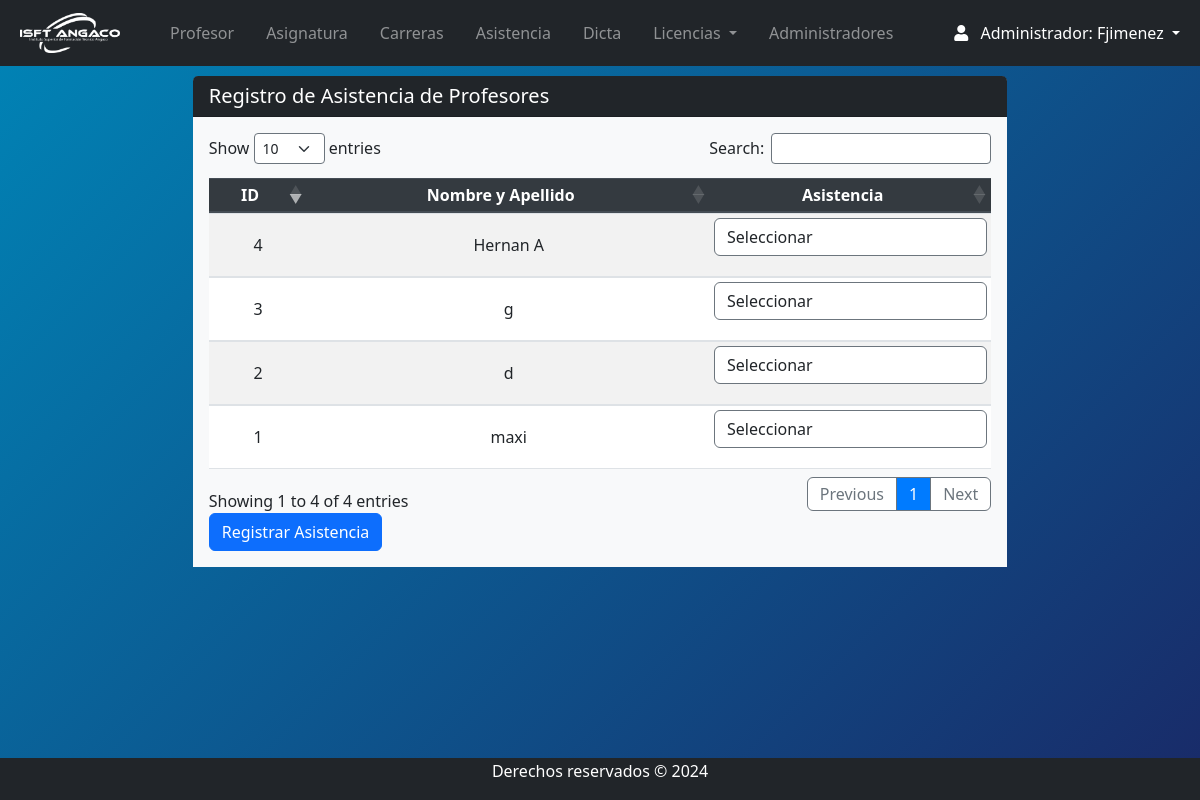
The page /Views/admin/asistencia_crea.php (signed in) on the database its author committed.
### tables this page shows
CREATE TABLE `profesores` (
  `id` int(11) NOT NULL,
  `nombreyapellido` varchar(255) NOT NULL,
  `dni` varchar(255) NOT NULL,
  `domicilio` varchar(255) NOT NULL,
  `telefono` varchar(255) NOT NULL,
  `email` varchar(255) NOT NULL,
  `foto` varchar(255) NOT NULL,
  `cv` varchar(255) NOT NULL,
  `fechadeingreso` date NOT NULL,
  `fechadebaja` date DEFAULT NULL,
  `etapa` varchar(15) NOT NULL
);

### Views/admin/asistencia_crea.php (the view, shortened to what this page needs)
<?php
require 'navbar.php';
include('../../conn/connection.php');
?>
<div class="container mt-3">
    <div class="col d-flex align-items-center justify-content-center">
        <div class="card rounded-2 border-0 w-75 ">
        <h5 class="card-header bg-dark text-white">Registro de Asistencia de Profesores</h5>
        <div class="card-body bg-light">
            <form action="" method="post" enctype="multipart/form-data">
            <div class="table-responsive">
                <table id="example" class="table table-striped table-sm">
                    <thead class="thead-dark">
                        <tr>
                            <th>ID</th>
                            <th>Nombre y Apellido</th>
                            <th>Asistencia</th>
                        </tr>
                    </thead>
                    <tbody>
                        <?php
                        $sql = "SELECT id, nombreyapellido FROM profesores";
                        $stmt = $db->query($sql);
                        if ($stmt->rowCount() > 0) {
                            while ($row = $stmt->fetch(PDO::FETCH_ASSOC)) {
                                echo "<tr>";
                                echo "<td>" . htmlspecialchars($row['id']) . "</td>";
                                echo "<td>" . htmlspecialchars($row['nombreyapellido']) . "</td>";
                                echo "<td>";
                                echo "<div class='form-group'>";
                                echo "<select class='form-control' name='asistencia[" . htmlspecialchars($row['id']) . "]'>";
                                echo "<option value=''>Seleccionar</option>";
                                echo "</select>";
                                echo "</div>";
                                echo "</td>";
                                echo "</tr>";
                            }
                        } else {
                            echo "<tr><td colspan='3' class='text-center'>No hay profesores registrados</td></tr>";
                        }
                        ?>
                    </tbody>
                </table>
            </div>
            <button type="submit" class="btn btn-primary">Registrar Asistencia</button>
        </form>
    </div>
    </div>
    </div>
</div>
<?php require 'footer.php'; ?>

### css/style.css (style rules this page uses)
body { position: relative; padding-bottom: 10px; min-height: 100vh; }
select { border-style: solid !important; border-color: #6c757d !important; border-width: 1px !important; }
th, td { text-align: center !important; vertical-align: middle !important; }

### Views/admin/navbar.php (style rules this page uses)
body { background: linear-gradient(135deg,#0085b7, #192a68); }

### rows shown on the page
profesores: id "1", nombreyapellido "maxi"
profesores: id "2", nombreyapellido "d"
profesores: id "3", nombreyapellido "g"
profesores: id "4", nombreyapellido "Hernan A"

### other values the page prints
$_SESSION['nombre'] "Fjimenez"
